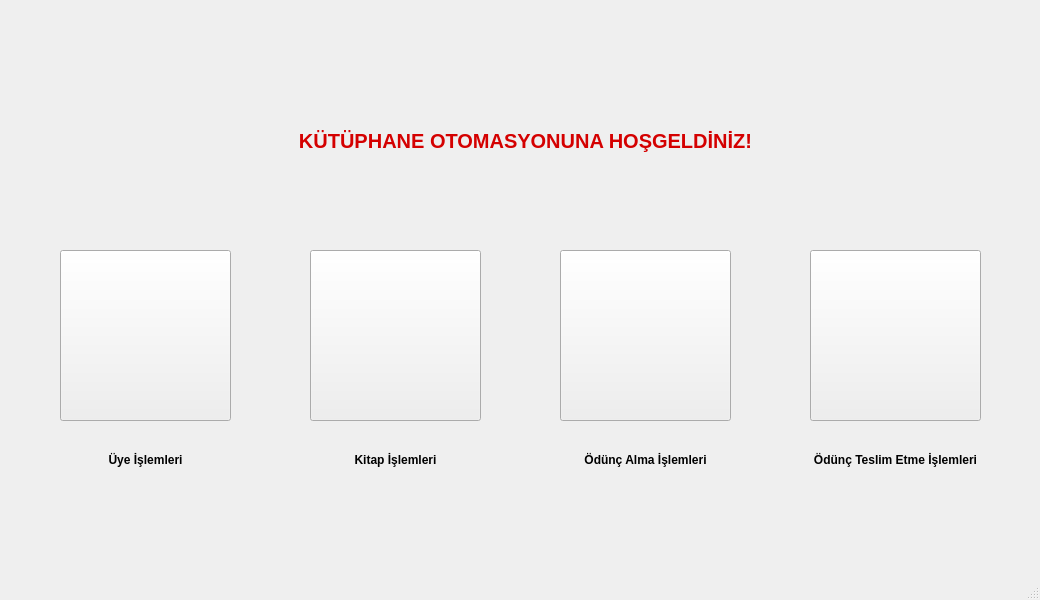
<?xml version="1.0" encoding="UTF-8"?>
<ui version="4.0">
 <class>MainWindow</class>
 <widget class="QMainWindow" name="MainWindow">
  <property name="geometry">
   <rect>
    <x>0</x>
    <y>0</y>
    <width>1040</width>
    <height>600</height>
   </rect>
  </property>
  <property name="windowTitle">
   <string>MainWindow</string>
  </property>
  <widget class="QWidget" name="centralwidget">
   <widget class="QPushButton" name="btn_oduncAl">
    <property name="geometry">
     <rect>
      <x>560</x>
      <y>250</y>
      <width>171</width>
      <height>171</height>
     </rect>
    </property>
    <property name="styleSheet">
     <string notr="true">border-image: url(:/images/odunc_1.jpg);</string>
    </property>
    <property name="text">
     <string/>
    </property>
   </widget>
   <widget class="QLabel" name="label_6">
    <property name="geometry">
     <rect>
      <x>310</x>
      <y>450</y>
      <width>171</width>
      <height>20</height>
     </rect>
    </property>
    <property name="font">
     <font>
      <bold>true</bold>
      <strikeout>false</strikeout>
     </font>
    </property>
    <property name="layoutDirection">
     <enum>Qt::LeftToRight</enum>
    </property>
    <property name="text">
     <string>Kitap İşlemleri</string>
    </property>
    <property name="alignment">
     <set>Qt::AlignCenter</set>
    </property>
   </widget>
   <widget class="QPushButton" name="btn_kitap">
    <property name="geometry">
     <rect>
      <x>310</x>
      <y>250</y>
      <width>171</width>
      <height>171</height>
     </rect>
    </property>
    <property name="styleSheet">
     <string notr="true">border-image: url(:/images/book.jpg);</string>
    </property>
    <property name="text">
     <string/>
    </property>
   </widget>
   <widget class="QLabel" name="label_5">
    <property name="geometry">
     <rect>
      <x>60</x>
      <y>450</y>
      <width>171</width>
      <height>20</height>
     </rect>
    </property>
    <property name="font">
     <font>
      <pointsize>9</pointsize>
      <bold>true</bold>
      <strikeout>false</strikeout>
     </font>
    </property>
    <property name="layoutDirection">
     <enum>Qt::LeftToRight</enum>
    </property>
    <property name="text">
     <string>Üye İşlemleri</string>
    </property>
    <property name="alignment">
     <set>Qt::AlignCenter</set>
    </property>
   </widget>
   <widget class="QLabel" name="label_9">
    <property name="geometry">
     <rect>
      <x>230</x>
      <y>110</y>
      <width>591</width>
      <height>61</height>
     </rect>
    </property>
    <property name="palette">
     <palette>
      <active>
       <colorrole role="WindowText">
        <brush brushstyle="SolidPattern">
         <color alpha="255">
          <red>212</red>
          <green>0</green>
          <blue>0</blue>
         </color>
        </brush>
       </colorrole>
      </active>
      <inactive>
       <colorrole role="WindowText">
        <brush brushstyle="SolidPattern">
         <color alpha="255">
          <red>212</red>
          <green>0</green>
          <blue>0</blue>
         </color>
        </brush>
       </colorrole>
      </inactive>
      <disabled/>
     </palette>
    </property>
    <property name="font">
     <font>
      <pointsize>15</pointsize>
      <bold>true</bold>
     </font>
    </property>
    <property name="text">
     <string>KÜTÜPHANE OTOMASYONUNA HOŞGELDİNİZ!</string>
    </property>
    <property name="alignment">
     <set>Qt::AlignCenter</set>
    </property>
   </widget>
   <widget class="QLabel" name="label_7">
    <property name="geometry">
     <rect>
      <x>560</x>
      <y>450</y>
      <width>171</width>
      <height>20</height>
     </rect>
    </property>
    <property name="font">
     <font>
      <bold>true</bold>
      <strikeout>false</strikeout>
     </font>
    </property>
    <property name="layoutDirection">
     <enum>Qt::LeftToRight</enum>
    </property>
    <property name="text">
     <string>Ödünç Alma İşlemleri</string>
    </property>
    <property name="alignment">
     <set>Qt::AlignCenter</set>
    </property>
   </widget>
   <widget class="QLabel" name="label_8">
    <property name="geometry">
     <rect>
      <x>790</x>
      <y>450</y>
      <width>211</width>
      <height>20</height>
     </rect>
    </property>
    <property name="font">
     <font>
      <bold>true</bold>
      <strikeout>false</strikeout>
     </font>
    </property>
    <property name="layoutDirection">
     <enum>Qt::LeftToRight</enum>
    </property>
    <property name="text">
     <string>Ödünç Teslim Etme İşlemleri</string>
    </property>
    <property name="alignment">
     <set>Qt::AlignCenter</set>
    </property>
   </widget>
   <widget class="QPushButton" name="btn_teslimEt">
    <property name="geometry">
     <rect>
      <x>810</x>
      <y>250</y>
      <width>171</width>
      <height>171</height>
     </rect>
    </property>
    <property name="styleSheet">
     <string notr="true">border-image: url(:/images/odunc_2.jpg);</string>
    </property>
    <property name="text">
     <string/>
    </property>
   </widget>
   <widget class="QPushButton" name="btn_uye">
    <property name="geometry">
     <rect>
      <x>60</x>
      <y>250</y>
      <width>171</width>
      <height>171</height>
     </rect>
    </property>
    <property name="styleSheet">
     <string notr="true">border-image: url(:/images/user.jpg);</string>
    </property>
    <property name="text">
     <string/>
    </property>
   </widget>
  </widget>
  <widget class="QMenuBar" name="menubar">
   <property name="geometry">
    <rect>
     <x>0</x>
     <y>0</y>
     <width>1040</width>
     <height>26</height>
    </rect>
   </property>
  </widget>
  <widget class="QStatusBar" name="statusbar"/>
 </widget>
 <resources/>
 <connections/>
</ui>
